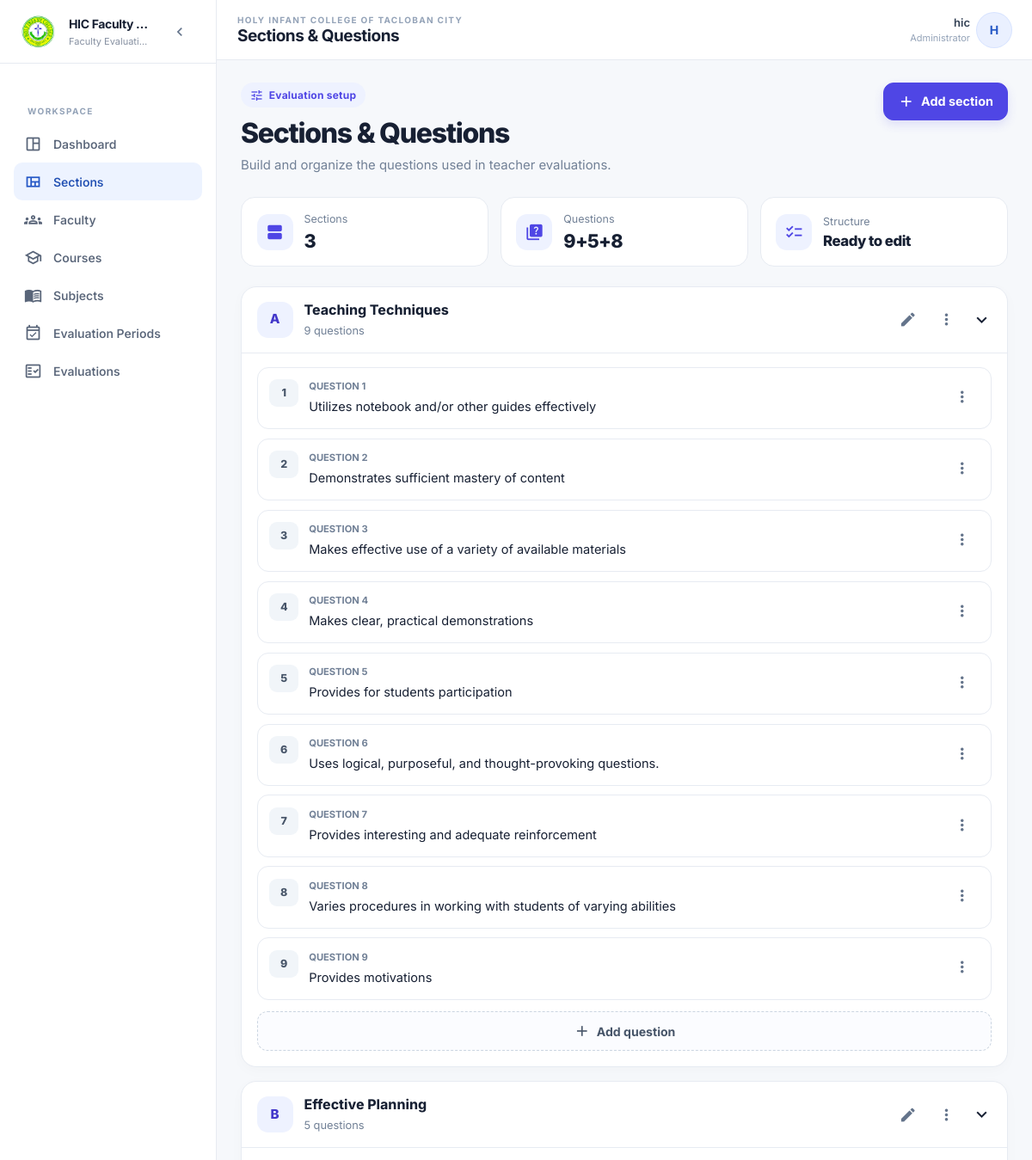
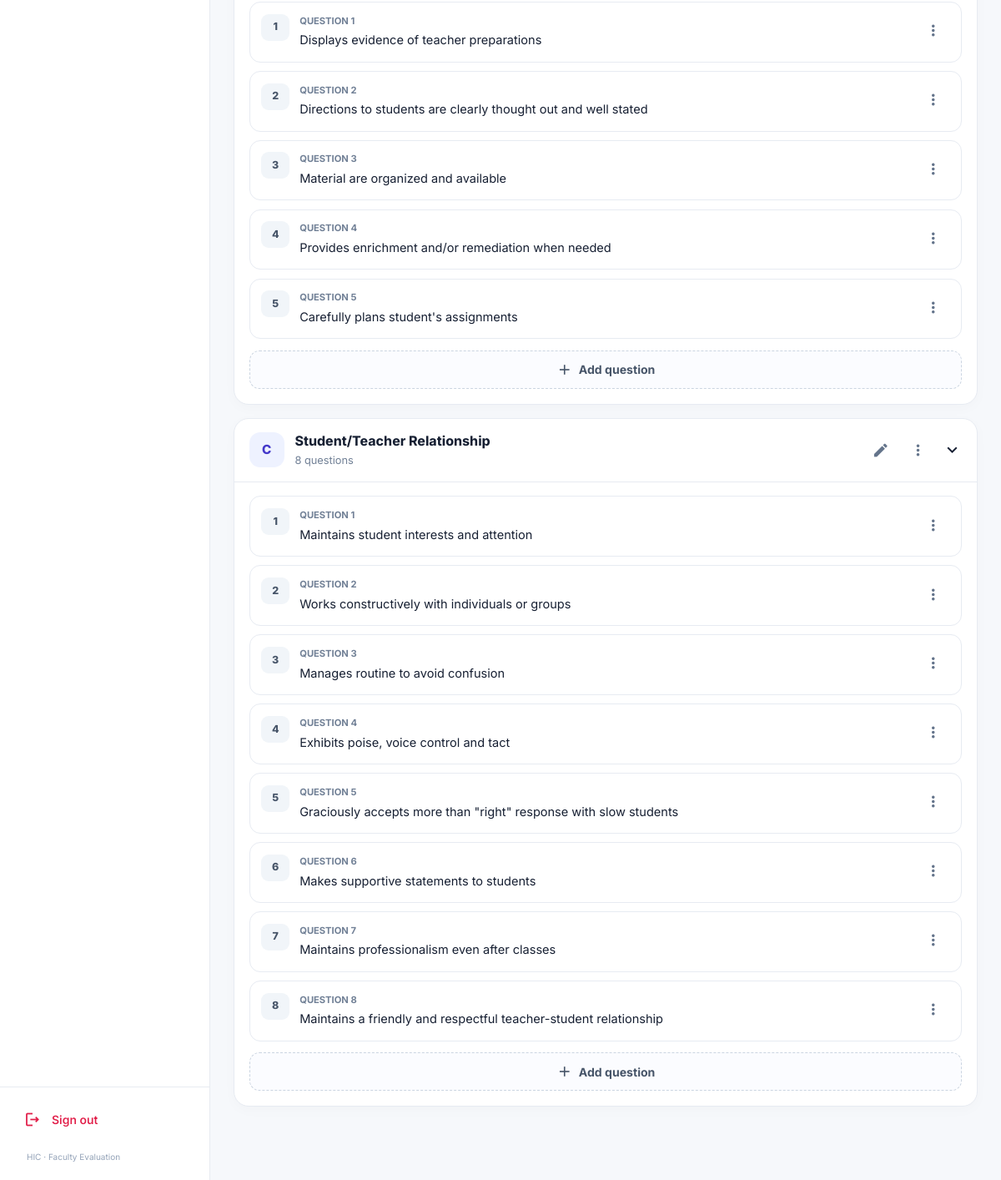
The app's page /sections/ (signed in) with its own data (2 pictures, top to bottom).
### evaluation/models.py (models this page shows, shortened)
class Section(models.Model):
    prefix = models.CharField(max_length=1, unique=True)
    title = models.CharField(max_length=255)

class Question(models.Model):
    section = models.ForeignKey(
        Section,
        on_delete=models.CASCADE,
        related_name="questions",
    )
    order = models.PositiveIntegerField()
    text = models.TextField()
    class Meta:
        unique_together = ("section", "order")
        ordering = ["section__prefix", "order"]

### evaluation/views.py (the view)
# urls.py: path('sections/', views.sections_list, name='sections_list'),
@login_required(login_url='admin_login')
def sections_list(request):
    sections = Section.objects.prefetch_related('questions').all()
    return render(request, 'admins/sections.html', {'sections': sections})

### templates/admins/sections.html (shortened to what this page needs)
{% extends 'admins/base.html' %}
{% load static %}
{% block page_title %}Sections & Questions{% endblock %}
{% block content %}
<div class="sq-page">
    <header class="sq-hero">
        <div>
            <div class="sq-eyebrow">
                <i class="material-icons" style="font-size:16px;">tune</i>
                Evaluation setup
            </div>
            <h1 class="sq-title">Sections &amp; Questions</h1>
            <p class="sq-subtitle">Build and organize the questions used in teacher evaluations.</p>
        </div>
        <button type="button" id="showAddSectionForm" class="sq-primary">
            <i class="material-icons">add</i>
            Add section
        </button>
    </header>
    <div class="sq-overview" aria-label="Evaluation structure summary">
        <div class="sq-stat">
            <div class="sq-stat-icon"><i class="material-icons">view_agenda</i></div>
            <div>
                <div class="sq-stat-label">Sections</div>
                <div class="sq-stat-value" id="sectionCount">{{ sections|length }}</div>
            </div>
        </div>
        <div class="sq-stat">
            <div class="sq-stat-icon"><i class="material-icons">quiz</i></div>
            <div>
                <div class="sq-stat-label">Questions</div>
                <div class="sq-stat-value" id="questionCount">{% for section in sections %}{{ section.questions.count }}{% if not forloop.last %}+{% endif %}{% empty %}0{% endfor %}</div>
            </div>
        </div>
        <div class="sq-stat">
            <div class="sq-stat-icon"><i class="material-icons">checklist</i></div>
            <div>
                <div class="sq-stat-label">Structure</div>
                <div class="sq-stat-value" style="font-size:1.05rem;">{% if sections %}Ready to edit{% else %}Not set up{% endif %}</div>
            </div>
        </div>
    </div>
    {% for section in sections %}
    <section class="sq-panel">
        <div class="sq-panel-head sq-section-header" data-section-id="{{ section.id }}" role="button" tabindex="0"
             aria-controls="section-{{ section.id }}" aria-expanded="true">
            <div class="sq-panel-heading">
                <div class="sq-section-prefix">{{ section.prefix }}</div>
                <div style="min-width:0;">
                    <div class="sq-section-title">{{ section.title }}</div>
                    <div class="sq-section-meta">
                        {{ section.questions.count }} question{{ section.questions.count|pluralize }}
                    </div>
                </div>
            </div>
            <div class="sq-section-actions">
                <button type="button" class="sq-icon-btn edit-section-btn" data-section-id="{{ section.id }}"
                        aria-label="Edit {{ section.title }}" title="Edit section">
                    <i class="material-icons">edit</i>
                </button>
                <div class="dropdown">
                    <button type="button" class="sq-icon-btn" data-bs-toggle="dropdown" aria-expanded="false"
                            aria-label="Section options" onclick="event.stopPropagation()">
                        <i class="material-icons">more_vert</i>
                    </button>
                </div>
                <i class="material-icons sq-chevron ms-1" aria-hidden="true">expand_more</i>
            </div>
        </div>
        <div class="sq-panel-body section-body" id="section-{{ section.id }}">
            <div class="question-list sq-question-list" data-section-id="{{ section.id }}">
                {% for question in section.questions.all %}
                <div class="sq-question question-item" data-question-id="{{ question.id }}">
                    <span class="sq-question-order" aria-label="Question order {{ question.order }}">{{ question.order }}</span>
                    <div class="sq-question-content">
                        <div class="sq-question-label">QUESTION {{ question.order }}</div>
                        <div class="question-text-{{ question.id }} sq-question-text">{{ question.text }}</div>
                    </div>
                    <div class="dropdown sq-question-menu">
                        <button type="button" class="sq-icon-btn" data-bs-toggle="dropdown" aria-expanded="false" aria-label="Question options">
                            <i class="material-icons">more_vert</i>
                        </button>
                    </div>
                </div>
                {% empty %}
                <div class="text-center py-4" style="color:#718096;font-size:.88rem;">
                    No questions in this section yet. Add the first question below.
                </div>
                {% endfor %}
            </div>
            <button type="button" class="sq-add-question show-add-question-form" data-section-id="{{ section.id }}">
                <i class="material-icons">add</i> Add question
            </button>
        </div>
    </section>
    {% endfor %}
</div>
{% endblock %}

### templates/admins/base.html (shortened to what this page needs)
{% load static %}
{% load humanize %}
<!DOCTYPE html>
<html lang="en">
<head>
    <script src="https://cdn.tailwindcss.com"></script>
    <link href="https://cdn.jsdelivr.net/npm/bootstrap@5.3.2/dist/css/bootstrap.min.css" rel="stylesheet">
    <link rel="stylesheet" href="https://cdn.jsdelivr.net/npm/toastify-js/src/toastify.min.css">
</head>
<body>
{% with current=request.resolver_match.url_name %}
<div class="app-shell flex">
    <aside id="sidebar" class="app-sidebar flex min-h-screen flex-col">
        <div class="flex h-[74px] items-center gap-3 border-b border-[#e7ebf1] px-4">
            <a href="{% url 'dashboard_home' %}" class="flex min-w-0 flex-1 items-center gap-3">
                <img src="{% static 'HIC_LOGO_TRANSPARENT.png' %}"
                     alt="Holy Infant College logo"
                     class="h-10 w-10 shrink-0 object-contain">
                <div class="brand-copy min-w-0">
                    <p class="truncate text-[14px] font-bold tracking-tight text-[#172033]">
                        HIC Faculty Eval
                    </p>
                    <p class="mt-0.5 truncate text-[11px] text-[#8791a2]">
                        Faculty Evaluation System
                    </p>
                </div>
            </a>
            <button type="button"
                    id="sidebarToggle"
                    class="hidden rounded-lg p-2 text-slate-500 transition hover:bg-slate-100 hover:text-slate-800 md:inline-flex"
                    aria-label="Collapse sidebar"
                    title="Collapse sidebar">
                <span id="sidebarToggleIcon" class="material-icons-outlined text-[20px]">chevron_left</span>
            </button>
        </div>
        <nav class="flex-1 overflow-y-auto px-3 py-5">
            <p class="nav-section-label mb-2 px-3 text-[10px] font-bold uppercase tracking-[.14em] text-slate-400">
                Workspace
            </p>
            <a href="{% url 'dashboard_home' %}"
               class="sidebar-link group relative {% if current == 'dashboard_home' %}is-active{% endif %}"
               {% if current == 'dashboard_home' %}aria-current="page"{% endif %}>
                <span class="material-icons-outlined">space_dashboard</span>
                <span class="sidebar-copy">Dashboard</span>
            </a>
            <a href="{% url 'sections_list' %}"
               class="sidebar-link group relative {% if current == 'sections_list' %}is-active{% endif %}"
               {% if current == 'sections_list' %}aria-current="page"{% endif %}>
                <span class="material-icons-outlined">view_quilt</span>
                <span class="sidebar-copy">Sections</span>
            </a>
            <a href="{% url 'teachers_list' %}"
               class="sidebar-link group relative {% if current == 'teachers_list' %}is-active{% endif %}"
               {% if current == 'teachers_list' %}aria-current="page"{% endif %}>
                <span class="material-icons-outlined">groups</span>
                <span class="sidebar-copy">Faculty</span>
            </a>
            <a href="{% url 'courses_list' %}"
               class="sidebar-link group relative {% if current == 'courses_list' %}is-active{% endif %}"
               {% if current == 'courses_list' %}aria-current="page"{% endif %}>
                <span class="material-icons-outlined">school</span>
                <span class="sidebar-copy">Courses</span>
            </a>
            <a href="{% url 'subjects_list' %}"
               class="sidebar-link group relative {% if current == 'subjects_list' %}is-active{% endif %}"
               {% if current == 'subjects_list' %}aria-current="page"{% endif %}>
                <span class="material-icons-outlined">menu_book</span>
                <span class="sidebar-copy">Subjects</span>
            </a>
            <a href="{% url 'evaluation_periods_list' %}"
               class="sidebar-link group relative {% if current == 'evaluation_periods_list' %}is-active{% endif %}"
               {% if current == 'evaluation_periods_list' %}aria-current="page"{% endif %}>
                <span class="material-icons-outlined">event_available</span>
                <span class="sidebar-copy">Evaluation Periods</span>
            </a>
            <a href="{% url 'evaluations_list' %}"
               class="sidebar-link group relative {% if current == 'evaluations_list' %}is-active{% endif %}"
               {% if current == 'evaluations_list' %}aria-current="page"{% endif %}>
                <span class="material-icons-outlined">fact_check</span>
                <span class="sidebar-copy">Evaluations</span>
            </a>
        </nav>
        <div class="border-t border-[#e7ebf1] p-3">
            <button type="button"
                    data-bs-toggle="modal"
                    data-bs-target="#logoutConfirmModal"
                    class="sidebar-link group relative w-full text-rose-600 hover:bg-rose-50 hover:text-rose-700">
                <span class="material-icons-outlined">logout</span>
                <span class="sidebar-copy">Sign out</span>
            </button>
            <div class="brand-copy px-3 pb-1 pt-3 text-[10px] text-slate-400">
                HIC · Faculty Evaluation
            </div>
        </div>
    </aside>
    <div class="app-main flex min-h-screen min-w-0 flex-col">
        <header class="app-topbar sticky top-0 z-40 flex items-center justify-between gap-3 px-4 md:px-7">
            <div class="flex min-w-0 items-center gap-3">
                <div class="min-w-0">
                    <p class="truncate text-[10px] font-bold uppercase tracking-[.13em] text-slate-400">
                        Holy Infant College of Tacloban City
                    </p>
                    <h1 class="truncate text-[17px] font-bold tracking-tight text-[#172033] md:text-[19px]">
                        {% block page_title %}Dashboard Overview{% endblock %}
                    </h1>
                </div>
            </div>
            <div class="flex shrink-0 items-center gap-2">
                <span class="hidden text-right sm:block">
                    <span class="block max-w-[180px] truncate text-[13px] font-semibold text-slate-700">
                        {{ request.user.get_full_name|default:request.user.username }}
                    </span>
                    <span class="block text-[11px] text-slate-400">Administrator</span>
                </span>
                <button type="button"
                        id="profileButton"
                        class="flex h-10 w-10 items-center justify-center rounded-full bg-[#eaf0ff] text-[14px] font-bold text-[#2457c5] ring-1 ring-[#d7e3ff]"
                        aria-label="Account options"
                        aria-expanded="false">
                    {{ request.user.username|slice:":1"|upper }}
                </button>
            </div>
        </header>
        <main id="mainContent" class="min-w-0 flex-1">
            <div class="page-content">
                {% block content %}{% endblock %}
            </div>
        </main>
    </div>
</div>
{% endwith %}
</body>
</html>

### templates/admins/base.html (style rules this page uses)
:root { color-scheme: light; --hic-ink: #172033; --hic-muted: #667085; --hic-line: #e7ebf1; --hic-canvas: #f6f8fb; --hic-brand: #2457c5; --sidebar-width: 252px; --sidebar-collapsed-width: 76px; }
* { box-sizing: border-box; }
html { min-height: 100%; background: var(--hic-canvas); scroll-behavior: smooth; }
body { margin: 0; min-height: 100vh; color: var(--hic-ink); background: var(--hic-canvas); font-family: Inter, ui-sans-serif, system-ui, -apple-system, BlinkMacSystemFont, "Segoe UI", sans-serif; -webkit-font-smoothing: antialiased; }
button, input, select, textarea { font: inherit; }
button, a { -webkit-tap-highlight-color: transparent; }
a { text-decoration: none; }
.app-shell { min-height: 100vh; }
.app-sidebar { width: var(--sidebar-width); flex: 0 0 var(--sidebar-width); background: #fff; border-right: 1px solid var(--hic-line); transition: width .22s ease, flex-basis .22s ease, transform .22s ease; z-index: 60; }
.sidebar-link { position: relative; display: flex; align-items: center; gap: 12px; min-height: 44px; padding: 10px 12px; border-radius: 10px; color: #596579; font-size: 14px; font-weight: 550; transition: background .16s ease, color .16s ease; }
.sidebar-link .material-icons-outlined, .sidebar-link .material-icons { flex: 0 0 22px; font-size: 21px; }
.sidebar-link.is-active { background: #edf3ff; color: #214fb2; }
.sidebar-link.is-active .material-icons-outlined, .sidebar-link.is-active .material-icons { color: #2457c5; }
.sidebar-link .sidebar-copy { overflow: hidden; text-overflow: ellipsis; white-space: nowrap; }
.app-main { min-width: 0; flex: 1; }
.app-topbar { min-height: 70px; background: rgba(255, 255, 255, .92); border-bottom: 1px solid var(--hic-line); backdrop-filter: blur(14px); }
.page-content { width: 100%; max-width: 1600px; margin: 0 auto; padding: 26px 28px 40px; }

### records on screen
Section: questions.count "9", prefix "A", title "Teaching Techniques"
Section: questions.count "5", prefix "B", title "Effective Planning"
Section: questions.count "8", prefix "C", title "Student/Teacher Relationship"
Question: order "1", text "Utilizes notebook and/or other guides effectively"
Question: order "2", text "Demonstrates sufficient mastery of content"
Question: order "3", text "Makes effective use of a variety of available materials"
Question: order "4", text "Makes clear, practical demonstrations"
Question: order "5", text "Provides for students participation"
Question: order "6", text "Uses logical, purposeful, and thought-provoking questions."
Question: order "7", text "Provides interesting and adequate reinforcement"
Question: order "8", text "Varies procedures in working with students of varying abilities"
Question: order "9", text "Provides motivations"
Question: order "1", text "Displays evidence of teacher preparations"
Question: order "2", text "Directions to students are clearly thought out and well stated"
Question: order "3", text "Material are organized and available"
Question: order "4", text "Provides enrichment and/or remediation when needed"
Question: order "5", text "Carefully plans student's assignments"
Question: order "1", text "Maintains student interests and attention"
Question: order "2", text "Works constructively with individuals or groups"
Question: order "3", text "Manages routine to avoid confusion"
Question: order "4", text "Exhibits poise, voice control and tact"
Question: order "5", text "Graciously accepts more than \"right\" response with slow students"
Question: order "6", text "Makes supportive statements to students"
Question: order "7", text "Maintains professionalism even after classes"
Question: order "8", text "Maintains a friendly and respectful teacher-student relationship"

### other values on screen
{{ request.user.get_full_name|default:request.user.username }} "hic"
{{ request.user.username|slice:":1"|upper }} "H"
{{ sections|length }} "3"
